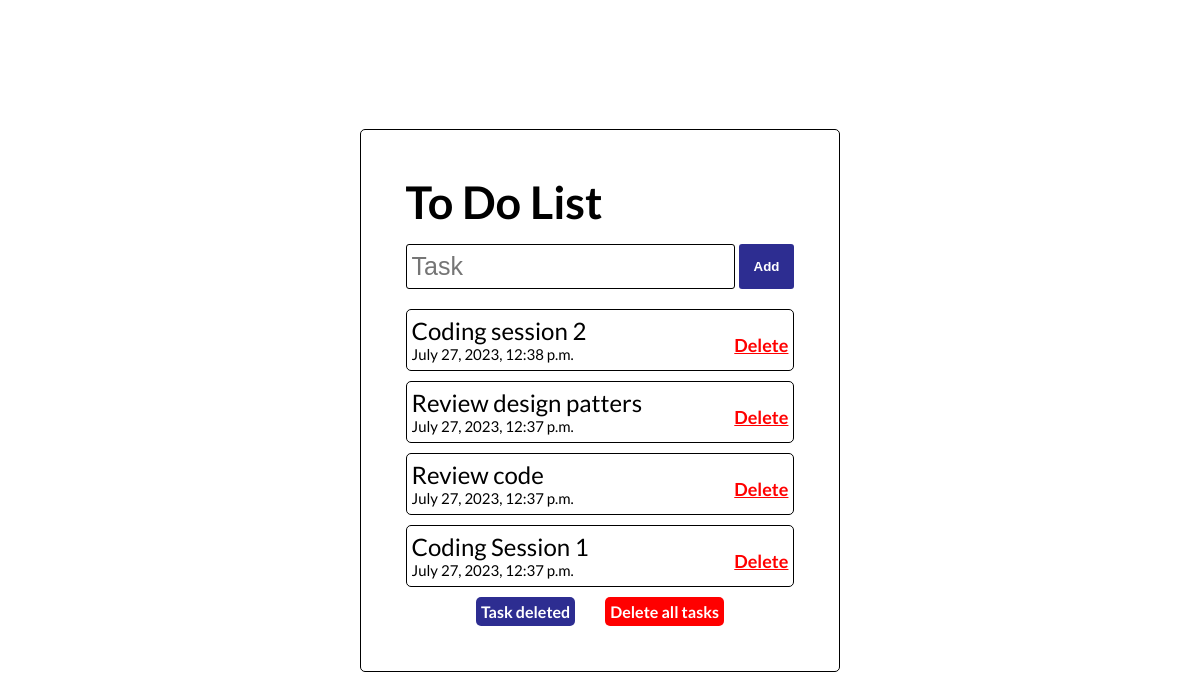
Before: /todolist/ with the older database file.
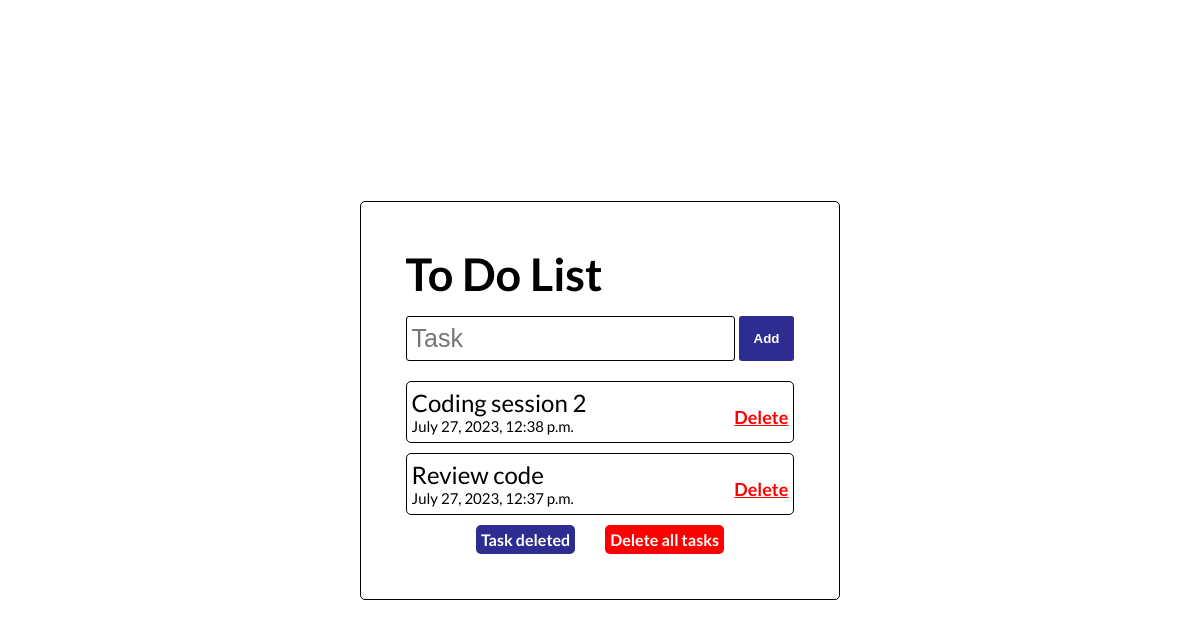
After: the same page with the newer database file.
### toDoList/models.py (models this page shows, shortened)
class Task(models.Model):
    task_text = models.CharField(max_length=200)
    date_creation = models.DateTimeField("Date creation")
    view = models.BooleanField(default=True)

### toDoList/views.py (the view)
# urls.py: path('', views.IndexView.as_view(), name="index"),
class IndexView(generic.ListView):
    context_object_name = "tasks"
    template_name = "toDoList/index.html"
    def get_queryset(self):
        return Task.objects.all().filter(view=True).order_by('-date_creation')

### toDoList/templates/toDoList/index.html (shortened to what this page needs)
{% load static %}
<!DOCTYPE html>
<html lang="en">
<head>
    <link rel="stylesheet" href="{% static 'toDoList/index.css' %}" >
</head>
<body>
    <div id="content">
        <h1>To Do List</h1>
        <div class="addTask">
            <form method="POST" action="{% url 'toDoList:addTask' %}">
                <input type="text" name="task_text" required placeholder="Task" class='input-task' />
                <input type="submit" value="Add"/>
            </form>
        </div>
        {% if tasks %}
            <div id="bloc-task">
                {% for task in tasks %}
                    <div id="task">
                        <div class="left">
                            <div id="task_text">
                                {{task.task_text}}
                            </div>
                            <div id="task_date">
                                {{task.date_creation}}
                            </div>
                        </div>
                        <div class="right">
                            <a href="{% url 'toDoList:deleteTask' task.id %}" id="delete">
                                Delete
                            </a>
                        </div>
                    </div>
                {% endfor %}
        </div>
        {% else %}
            <div id="no-task">
                No Task in databases
            </div>
        {% endif %}
        <div id="bottom">
            <a id="viewTaskDelete" href="{% url 'toDoList:viewTaskDelete' %}">Task deleted</a>
            <a id="deleteAll" href="{% url 'toDoList:deleteAllTask' %}">Delete all tasks</a>
        </div>
    </div>
</body>
</html>

### toDoList/static/toDoList/index.css (style rules this page uses)
* { margin:0; padding: 0; }
body { display: flex; justify-content: center; align-items: center; height: 100vh; font-family: Lato , sans-serif; }
h1 { font-size: 45px; margin-bottom: 15px; }
#content { border:solid 1px black; border-radius: 5px; padding: 45px; }
#content a { display: flex; justify-content: center; font-weight: bold; color:rgba(21, 21, 132, 0.893); text-decoration: none; margin-top: 10px; }
#content #bloc-task { margin-top:20px; display: flex; flex-direction: column; gap: 10px; }
#content #bottom { display: flex; flex-direction: row; justify-content: center; gap:30px; }
#content #bottom #deleteAll { background-color: red; color:white; font-weight: bold; padding:5px; border-radius: 5px; }
#content #bottom #viewTaskDelete { background-color: rgba(21, 21, 132, 0.893); color:white; font-weight: bold; padding:5px; border-radius: 5px; }
#content #bloc-task #task { border: solid 1px black; border-radius: 5px; height: 60px; font-size: 24px; padding-left: 5px; display: flex; align-items: center; justify-content: space-between; }
#content #bloc-task #task #task_date { font-size:15px; }
#content #bloc-task #task .right #delete { margin-right: 5px; font-weight: bold; color:red; text-decoration: underline; font-size: 18px; cursor: pointer; }
#content .addTask form { display: flex; flex-direction: row; gap: 4px; }
#content .addTask .input-task { border-radius: 3px; border-color: rgba(0, 0, 255, 0.459); border: solid .1px; padding-left: 5px; font-size:25px; }
#content .addTask input[type="submit"] { cursor: pointer; border-radius: 3px; border:none; padding: 15px; color:white; background-color: rgba(21, 21, 132, 0.893); font-weight: bold; }

Changed rows visible on the page:
no longer on this page (row edited): Task: task_text "Review design patters", date_creation "July 27, 2023, 12:37 p.m."
no longer on this page (row edited): Task: task_text "Coding Session 1", date_creation "July 27, 2023, 12:37 p.m."
